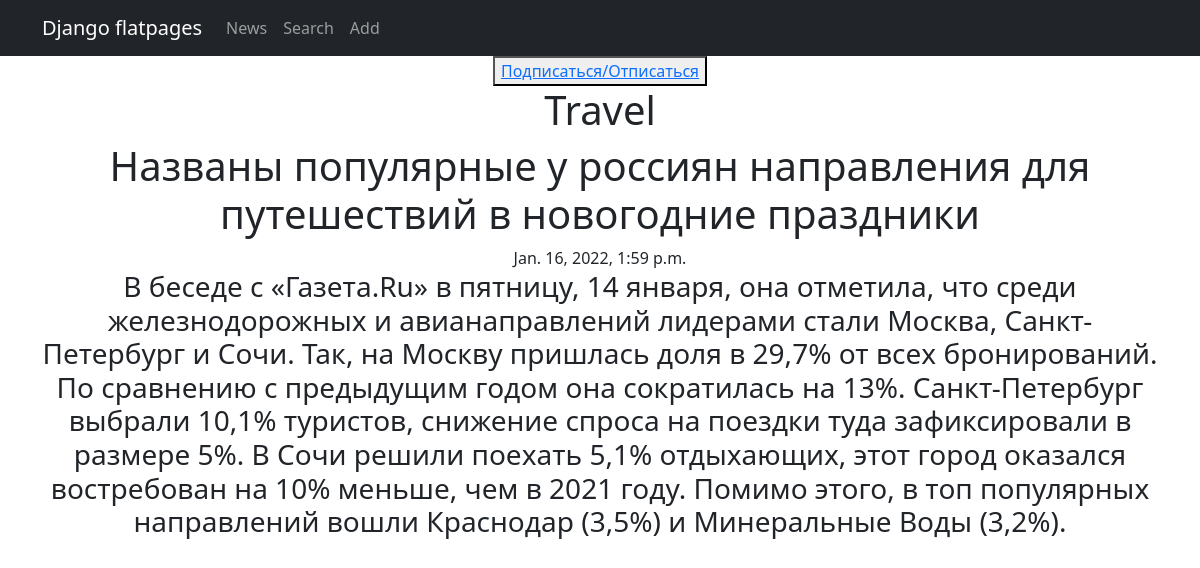
Screenshot of /news/97 with the database file from the repository.
### news/models.py (models this page shows, shortened)
class Category(models.Model):
    category_name = models.CharField(max_length=64, unique=True)
    subscribers = models.ManyToManyField(User, through='CategoryUser')

class Post(models.Model):
    NEWS = 'NW'
    ARTICLE = 'AR'
    POST_TYPE = [(NEWS, 'Новость'),
                 (ARTICLE, 'Статья')]
    author = models.ForeignKey(Author, on_delete=models.CASCADE)
    post_type = models.CharField(max_length=2, choices=POST_TYPE, default=ARTICLE)
    creation_date = models.DateTimeField(auto_now_add=True)
    post_category = models.ManyToManyField(Category, through='PostCategory')
    heading = models.CharField(max_length=128)
    text = models.TextField()
    rating = models.IntegerField(default=0)

### news/views.py (the view)
# urls.py: path('<int:pk>', NewsDetailView.as_view(), name='post'),
class NewsDetailView(DetailView):
    template_name = 'post.html'
    queryset = Post.objects.all()

### news/templatetags/custom_filters.py (called while the page is built)
@register.filter(name='censor')
def censor(text):
    bad_words = ['badword1', 'badword2']
    new_text = text.split(' ')
    for i, word in enumerate(new_text):
        for bad_word in bad_words:
            if word == bad_word:
                new_text[i] = '*'*len(word)
    censored = ' '.join(new_text)
    return censored

### news/templates/post.html (shortened to what this page needs)
{% extends 'flatpages/default.html' %}
{% load custom_filters %}
{% block content %}
    {% for category in post.post_category.all %}
        <button><a href="{% url 'subscribed' category.id %}"><u> Подписаться/Отписаться </u></a></button>
        <h1>{{ category.category_name }}</h1>
    {% endfor %}
    <h1>{{ post.heading|censor }}</h1>
    {{ post.creation_date }}
    <h3>{{ post.text|censor }}</h3>
{% endblock content %}

### rows the page displays
Category: category_name "Travel"
Post: heading|censor "Названы популярные у россиян направления для путешествий в новогодние праздники", creation_date "Jan. 16, 2022, 1:59 p.m.", text|censor "В беседе с «Газета.Ru» в пятницу, 14 января, она отметила, что среди железнодорожных и авианаправлений лидерами стали Москва, Санкт-Петербург и Сочи. Так, на Москву пришлась доля в 29,7% от всех бронирований. По сравнению с предыдущим годом она сократилась на 13%. Санкт-Петербург выбрали 10,1% туристов, снижение спроса на поездки туда зафиксировали в размере 5%. В Сочи решили поехать 5,1% отдыхающих, этот город оказался востребован на 10% меньше, чем в 2021 году. Помимо этого, в топ популярных направлений вошли Краснодар (3,5%) и Минеральные Воды (3,2%)."
